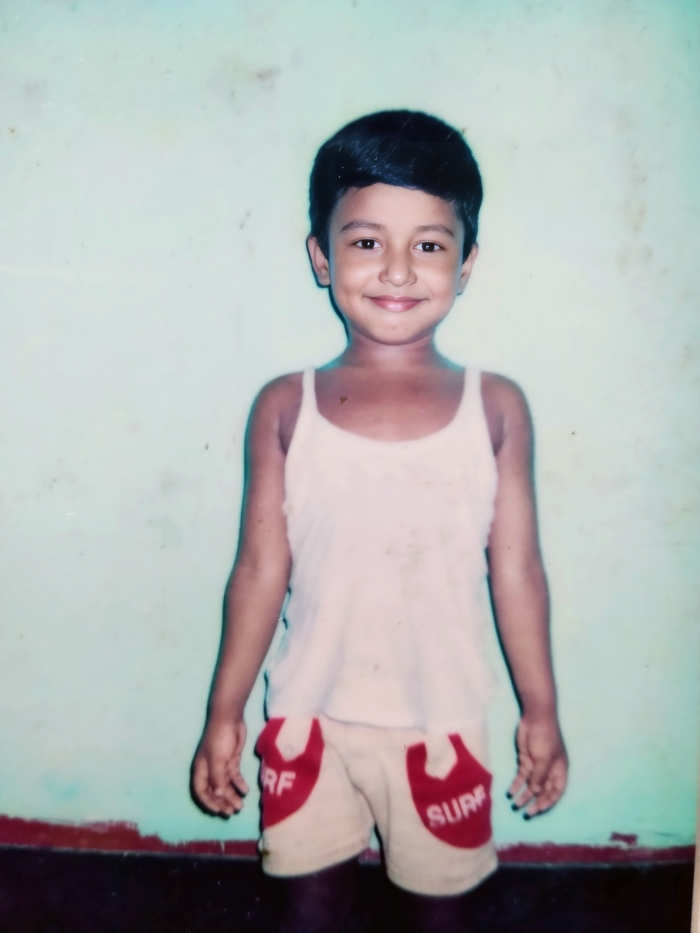
#> input picture images/i.jpg, 700 x 933 px
$ python image_sub.py
#> lines starting #> are read from the running program, lines starting #| are printed output that depends on the picture
import cv2
import numpy as np
import matplotlib.pyplot as plt

image_path1 = input("Enter 1st image path: ")
#> the answer given: images/i.jpg
image1 = cv2.imread(image_path1)
#> image1 is the input picture: shape (933, 700, 3); mean B, G, R 176, 176.5, 174.5

image_path2 = input("Enter 2nd image path: ")
#> the answer given: images/i.jpg
image2 = cv2.imread(image_path2)

if image1 is None or image2 is None:
    print("Error: One or both images could not be read.")
else:
    # Resize images to have the same dimensions
    height, width = min(image1.shape[0], image2.shape[0]), min(
        image1.shape[1], image2.shape[1])
#> height = 933; width = 700
    image1_resized = cv2.resize(image1, (width, height))
    image2_resized = cv2.resize(image2, (width, height))

    # Subtract the second image from the first
    subtracted_image = cv2.subtract(image1_resized, image2_resized)
#> subtracted_image: shape (933, 700, 3); every value is 0

    # Display the images
    plt.subplot(1, 3, 1)
    plt.imshow(cv2.cvtColor(image1_resized, cv2.COLOR_BGR2RGB))
    plt.title('First')

    plt.subplot(1, 3, 2)
    plt.imshow(cv2.cvtColor(image2_resized, cv2.COLOR_BGR2RGB))
    plt.title('Second')

    plt.subplot(1, 3, 3)
    plt.imshow(cv2.cvtColor(subtracted_image, cv2.COLOR_BGR2RGB))
    plt.title('Subtracted Image')

    plt.show()
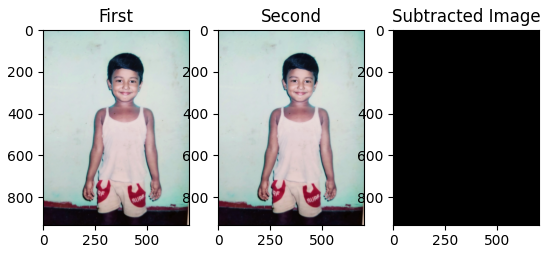
#> figure drawn by matplotlib, 3 panels
